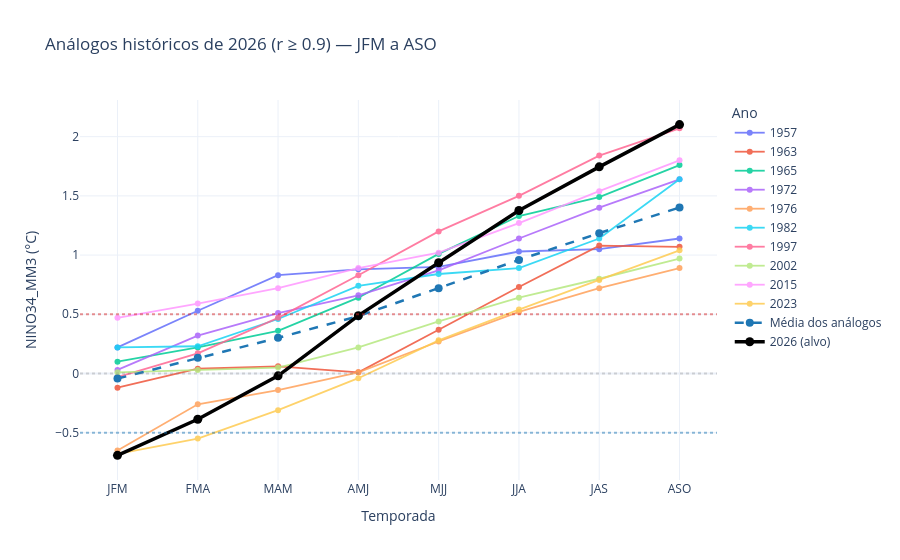

Here is the notebook cell this chart was saved with:
### Markdown cell above
<h3>10. Seleção final dos análogos</h3>

Aplicamos filtros para ficar apenas com anos que:
- têm alta correlação com 2026 (**r ≥ 0.90**),
- têm RMSE baixo (**≤ 0.75**),
- têm pouca divergência trimestral (**≤ 5 trimestres**),
- têm amplitude mínima (**≥ 0.60**) — evita anos muito "achatados",
- têm ASO observado suficientemente alto (**≥ 0.79 °C**).

Esses são os análogos que alimentarão a regressão ASO → SON/OND/NDJ (2026) e DJF/JFM (2027).

### Code cell
# ============================================================
# 10. Filtro dos análogos
# ============================================================
LIMIAR_CORR  = 0.900
LIMIAR_RMSE  = 0.750
LIMIAR_TRIM  = 5
LIMIAR_AMPL  = 0.60
LIMIAR_ASO   = 0.79
ultima_seas = ordem_seas[-1]

df_analogos = (
    df_rank[
        (df_rank["Correlacao"]       >= LIMIAR_CORR) &
        (df_rank["RMSE"]             <= LIMIAR_RMSE) &
        (df_rank["trim_divergente"]  <= LIMIAR_TRIM) &
        (df_rank["Amplitude"]        >= LIMIAR_AMPL) &
        (df_rank[ultima_seas]        >= LIMIAR_ASO)
    ]
    .sort_values("RMSE")
    .reset_index(drop=True)
)

print(f"Análogos selecionados: {len(df_analogos)}")
print(df_analogos[["Ano", "RMSE", "Correlacao", "Amplitude", "trim_divergente", ultima_seas]].to_string(index=False))

# ============================================================
# 10.1 Plot: análogos + média + 2026
# ============================================================
mat_med = df_analogos[ordem_seas].values.astype(float)
media_an = mat_med.mean(axis=0)

fig = go.Figure()

for _, row in df_analogos.sort_values("Ano").iterrows():
    seq = [row[t] for t in ordem_seas]
    fig.add_trace(go.Scatter(
        x=ordem_seas, y=seq,
        mode="lines+markers",
        name=f'{int(row["Ano"])}',
        line=dict(width=1.8),
        opacity=0.85,
        hovertemplate=(
            f'<b>{int(row["Ano"])}</b><br>'
            '%{x} = %{y:.3f}<br>'
            f'Correlação: {row["Correlacao"]:.3f}<br>'
            f'RMSE: {row["RMSE"]:.3f}'
            '<extra></extra>'
        ),
    ))

fig.add_trace(go.Scatter(
    x=ordem_seas, y=media_an,
    mode="lines+markers",
    name="Média dos análogos",
    line=dict(width=2.5, color="#1f77b4", dash="dash"),
    marker=dict(size=8, color="#1f77b4"),
))

fig.add_trace(go.Scatter(
    x=ordem_seas, y=y_2026,
    mode="lines+markers",
    name="2026 (alvo)",
    line=dict(width=3.5, color="#000000"),
    marker=dict(size=9, color="#000000"),
))

fig.add_hline(y= 0.5, line_dash="dot", line_color="#d62728", opacity=0.5)
fig.add_hline(y=-0.5, line_dash="dot", line_color="#1f77b4", opacity=0.5)
fig.add_hline(y= 0,   line_dash="dot", line_color="#7f7f7f", opacity=0.3)

fig.update_layout(
    title=f"Análogos históricos de 2026 (r ≥ {LIMIAR_CORR}) — JFM a ASO",
    xaxis_title="Temporada",
    yaxis_title="NINO34_MM3 (°C)",
    template="plotly_white",
    hovermode="closest",
    legend_title="Ano",
)
fig.show()

### Figure 1 — Plotly figure (JSON) as saved in the notebook; plotly's stock layout.template omitted (floating-point values rounded to 4 significant figures)
{"data": [{"hovertemplate": "<b>1957</b><br>%{x} = %{y:.3f}<br>Correlação: 0.910<br>RMSE: 0.714<extra></extra>", "line": {"width": 1.8}, "mode": "lines+markers", "name": "1957", "opacity": 0.85, "type": "scatter", "x": ["JFM", "FMA", "MAM", "AMJ", "MJJ", "JJA", "JAS", "ASO"], "y": [0.22, 0.53, 0.83, 0.88, 0.9, 1.03, 1.05, 1.14]}, {"hovertemplate": "<b>1963</b><br>%{x} = %{y:.3f}<br>Correlação: 0.946<br>RMSE: 0.611<extra></extra>", "line": {"width": 1.8}, "mode": "lines+markers", "name": "1963", "opacity": 0.85, "type": "scatter", "x": ["JFM", "FMA", "MAM", "AMJ", "MJJ", "JJA", "JAS", "ASO"], "y": [-0.12, 0.04, 0.06, 0.01, 0.37, 0.73, 1.08, 1.07]}, {"hovertemplate": "<b>1965</b><br>%{x} = %{y:.3f}<br>Correlação: 0.995<br>RMSE: 0.411<extra></extra>", "line": {"width": 1.8}, "mode": "lines+markers", "name": "1965", "opacity": 0.85, "type": "scatter", "x": ["JFM", "FMA", "MAM", "AMJ", "MJJ", "JJA", "JAS", "ASO"], "y": [0.1, 0.22, 0.36, 0.64, 1.01, 1.33, 1.49, 1.76]}, {"hovertemplate": "<b>1972</b><br>%{x} = %{y:.3f}<br>Correlação: 0.993<br>RMSE: 0.464<extra></extra>", "line": {"width": 1.8}, "mode": "lines+markers", "name": "1972", "opacity": 0.85, "type": "scatter", "x": ["JFM", "FMA", "MAM", "AMJ", "MJJ", "JJA", "JAS", "ASO"], "y": [0.03, 0.32, 0.51, 0.66, 0.87, 1.14, 1.4, 1.64]}, {"hovertemplate": "<b>1976</b><br>%{x} = %{y:.3f}<br>Correlação: 0.991<br>RMSE: 0.703<extra></extra>", "line": {"width": 1.8}, "mode": "lines+markers", "name": "1976", "opacity": 0.85, "type": "scatter", "x": ["JFM", "FMA", "MAM", "AMJ", "MJJ", "JJA", "JAS", "ASO"], "y": [-0.65, -0.26, -0.14, 0.01, 0.27, 0.52, 0.72, 0.89]}, {"hovertemplate": "<b>1982</b><br>%{x} = %{y:.3f}<br>Correlação: 0.963<br>RMSE: 0.540<extra></extra>", "line": {"width": 1.8}, "mode": "lines+markers", "name": "1982", "opacity": 0.85, "type": "scatter", "x": ["JFM", "FMA", "MAM", "AMJ", "MJJ", "JJA", "JAS", "ASO"], "y": [0.22, 0.23, 0.46, 0.74, 0.84, 0.89, 1.14, 1.64]}, {"hovertemplate": "<b>1997</b><br>%{x} = %{y:.3f}<br>Correlação: 1.000<br>RMSE: 0.387<extra></extra>", "line": {"width": 1.8}, "mode": "lines+markers", "name": "1997", "opacity": 0.85, "type": "scatter", "x": ["JFM", "FMA", "MAM", "AMJ", "MJJ", "JJA", "JAS", "ASO"], "y": [-0.03, 0.17, 0.47, 0.83, 1.2, 1.5, 1.84, 2.07]}, {"hovertemplate": "<b>2002</b><br>%{x} = %{y:.3f}<br>Correlação: 0.980<br>RMSE: 0.680<extra></extra>", "line": {"width": 1.8}, "mode": "lines+markers", "name": "2002", "opacity": 0.85, "type": "scatter", "x": ["JFM", "FMA", "MAM", "AMJ", "MJJ", "JJA", "JAS", "ASO"], "y": [0.01, 0.03, 0.05, 0.22, 0.44, 0.64, 0.8, 0.97]}, {"hovertemplate": "<b>2015</b><br>%{x} = %{y:.3f}<br>Correlação: 0.985<br>RMSE: 0.629<extra></extra>", "line": {"width": 1.8}, "mode": "lines+markers", "name": "2015", "opacity": 0.85, "type": "scatter", "x": ["JFM", "FMA", "MAM", "AMJ", "MJJ", "JJA", "JAS", "ASO"], "y": [0.47, 0.59, 0.72, 0.89, 1.02, 1.27, 1.54, 1.8]}, {"hovertemplate": "<b>2023</b><br>%{x} = %{y:.3f}<br>Correlação: 0.999<br>RMSE: 0.667<extra></extra>", "line": {"width": 1.8}, "mode": "lines+markers", "name": "2023", "opacity": 0.85, "type": "scatter", "x": ["JFM", "FMA", "MAM", "AMJ", "MJJ", "JJA", "JAS", "ASO"], "y": [-0.68, -0.55, -0.31, -0.04, 0.28, 0.54, 0.79, 1.04]}, {"line": {"color": "#1f77b4", "dash": "dash", "width": 2.5}, "marker": {"color": "#1f77b4", "size": 8}, "mode": "lines+markers", "name": "Média dos análogos", "type": "scatter", "x": ["JFM", "FMA", "MAM", "AMJ", "MJJ", "JJA", "JAS", "ASO"], "y": [-0.043, 0.132, 0.301, 0.484, 0.72, 0.959, 1.185, 1.402]}, {"line": {"color": "#000000", "width": 3.5}, "marker": {"color": "#000000", "size": 9}, "mode": "lines+markers", "name": "2026 (alvo)", "type": "scatter", "x": ["JFM", "FMA", "MAM", "AMJ", "MJJ", "JJA", "JAS", "ASO"], "y": [-0.6917, -0.3867, -0.02, 0.4883, 0.935, 1.377, 1.745, 2.102]}], "layout": {"hovermode": "closest", "legend": {"title": {"text": "Ano"}}, "shapes": [{"line": {"color": "#d62728", "dash": "dot"}, "opacity": 0.5, "type": "line", "x0": 0, "x1": 1, "xref": "x domain", "y0": 0.5, "y1": 0.5, "yref": "y"}, {"line": {"color": "#1f77b4", "dash": "dot"}, "opacity": 0.5, "type": "line", "x0": 0, "x1": 1, "xref": "x domain", "y0": -0.5, "y1": -0.5, "yref": "y"}, {"line": {"color": "#7f7f7f", "dash": "dot"}, "opacity": 0.3, "type": "line", "x0": 0, "x1": 1, "xref": "x domain", "y0": 0, "y1": 0, "yref": "y"}], "title": {"text": "Análogos históricos de 2026 (r ≥ 0.9) — JFM a ASO"}, "xaxis": {"title": {"text": "Temporada"}}, "yaxis": {"title": {"text": "NINO34_MM3 (°C)"}}}}
